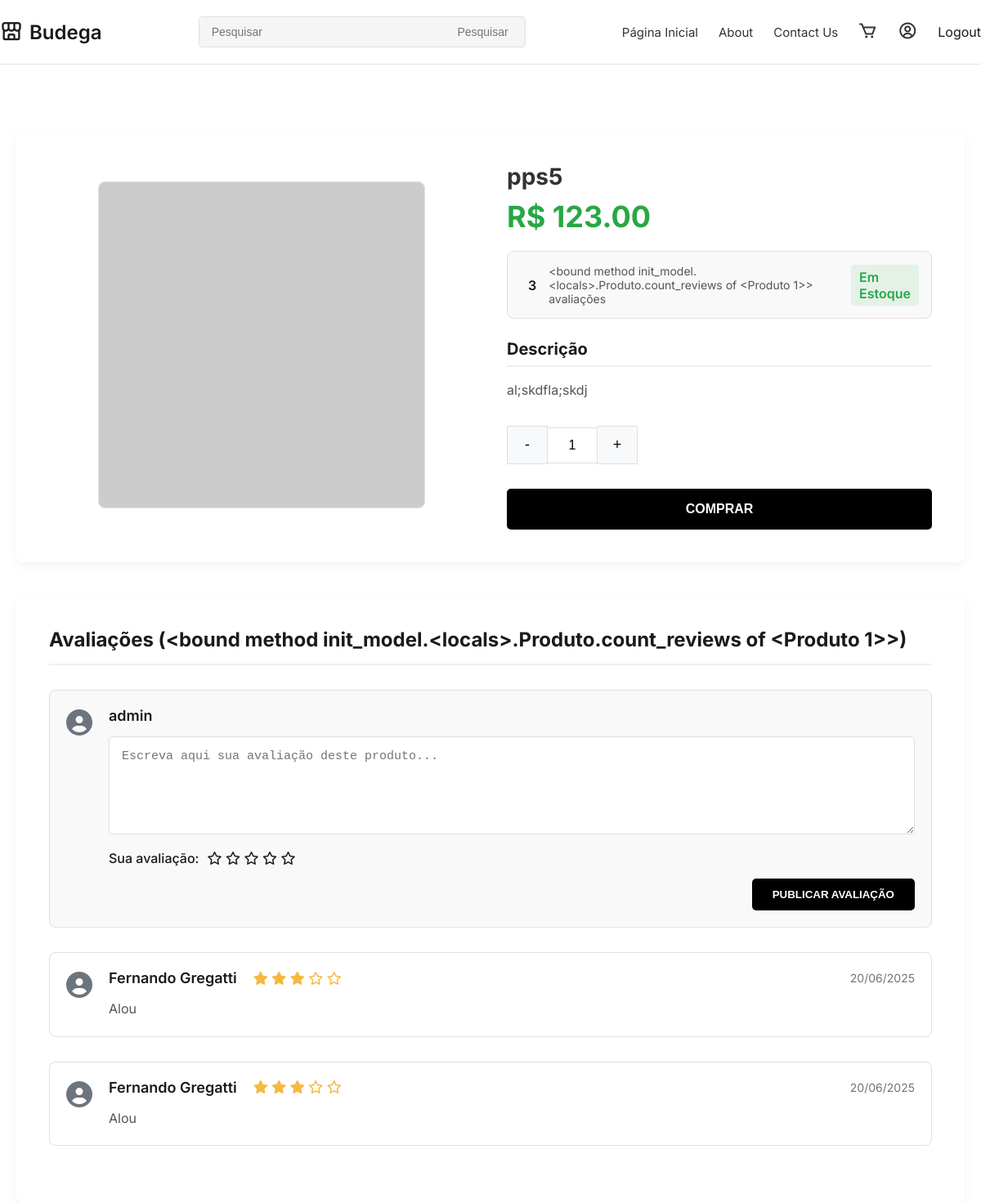
The page /produto/1/ (signed in) on the database its author committed.
### model/model.py (models this page shows, shortened)
    class Produto(db.Model):
        id = db.Column(db.Integer, primary_key=True)
        nome = db.Column(db.String(50), nullable=False)
        descricao = db.Column(db.Text)
        preco = db.Column(db.Numeric(10, 2), nullable=False)
        estoque = db.Column(db.Integer, default=0)
        imagem = db.Column(db.String(200), nullable=True)
        categorias = db.relationship('Categoria', secondary=produto_categoria,
                                    backref=db.backref('produtos', lazy='dynamic'))
        itens_pedido = db.relationship('ItemPedido', backref='produto', lazy=True)
        itens_carrinho = db.relationship('ItemCarrinho', backref='produto', lazy=True)
        reviews = db.relationship('Review', backref='produto', lazy=True)
        def star_rating(self):
            if not self.reviews:
                return 5
            return round(sum(review.nota for review in self.reviews) / len(self.reviews))

    class Review(db.Model):
        id = db.Column(db.Integer, primary_key=True)
        cliente_id = db.Column(db.Integer, db.ForeignKey('cliente.id'), nullable=False)
        produto_id = db.Column(db.Integer, db.ForeignKey('produto.id'), nullable=False)
        nota = db.Column(db.Integer, nullable=False)
        comentario = db.Column(db.Text)
        data = db.Column(db.Date, default=datetime.utcnow)

    class Cliente(db.Model, UserMixin):
        id = db.Column(db.Integer, primary_key=True)
        username = db.Column(db.String(50), unique=True, nullable=False)
        email = db.Column(db.String(120), unique=True, nullable=False)
        senha = db.Column(db.String(200), nullable=False)
        first_name = db.Column(db.String(50), nullable=False)
        last_name = db.Column(db.String(50), nullable=False, default='')
        endereco = db.Column(db.Text)
        telefone = db.Column(db.String(15))
        data_cadastro = db.Column(db.Date, default=datetime.utcnow)
        pedidos = db.relationship('Pedido', backref='cliente', lazy=True)
        carrinho = db.relationship('Carrinho', backref='cliente', uselist=False)
        reviews = db.relationship('Review', backref='cliente', lazy=True)

### views.py (the view)
@view.route('/produto/<int:id>/')
def product(id):
    produto = Produto.query.get_or_404(id)
    comentarios = Review.query.filter_by(produto_id=id).order_by(Review.data.desc()).all()
    return render_template('product.html', produto=produto, comentarios=comentarios)

### app.py (called while the page is built)
@login_manager.user_loader
def load_user(user_id):
    return models['Cliente'].query.get(int(user_id))

@app.context_processor
def inject_user():
    return dict(user=current_user)

### templates/product.html (shortened to what this page needs)
{% include 'header.html' %}
{% include 'navbar.html' %}
<main class="container">
    <section class="product-section">
        <div class="product-image">
            {% if produto.imagem and produto.imagem.url %}
            <img src="{{ produto.imagem.url }}" alt="{{ produto.nome }}">
            {% else %}
            <div style="width: 100%; text-align: center;">
                <img src="https://placehold.co/600x600/f0f0f0/png?text=Sem+Foto" alt="Produto sem foto"
                    style="max-height: 400px;">
            </div>
            {% endif %}
        </div>
        <div class="product-details">
            <h1 class="product-title">{{ produto.nome }}</h1>
            <div class="product-price">R$ {{ '%.2f'|format(produto.preco) }}</div>
            <div class="rating-stock">
                <div class="rating-container">
                    <span class="rating-value">{{ produto.star_rating() }}</span>
                    <a href="#reviews" class="reviews-count">
                        {{ produto.count_reviews }} avaliações
                    </a>
                </div>
                {% if produto.em_estoque %}
                <span class="stock-status in-stock">Em Estoque</span>
                {% else %}
                <span class="stock-status out-of-stock">Fora de Estoque</span>
                {% endif %}
            </div>
            <div class="product-description">
                <h3 class="section-title">Descrição</h3>
                <p>{{ produto.descricao|replace('\n','<br>')|safe }}</p>
            </div>
            <div class="quantity-selector">
                <button class="quantity-btn" id="decrease-btn">-</button>
                <input type="number" id="quantity-input" class="quantity-input" value="1" min="1" max="10">
                <button class="quantity-btn" id="increase-btn">+</button>
            </div>
            <a href="{{ url_for('view.adicionar_ao_carrinho', id=produto.id) }}" class="buy-link">
                <button class="buy-button" {% if not produto.em_estoque %}disabled{% endif %}>
                    {% if produto.em_estoque %}Comprar{% else %}Fora de Estoque{% endif %}
                </button>
            </a>
        </div>
    </section>
    <section id="reviews" class="reviews-section">
        <h2>Avaliações ({{ produto.count_reviews }})</h2>
        {% if current_user.is_authenticated %}
        <form action="{{ url_for('view.adicionar_comentario', id=produto.id) }}" method="post" class="review-form">
            <div class="user-avatar">
                <i class="fas fa-user-circle"></i>
            </div>
            <div class="review-content">
                <div class="review-header">
                    <span class="reviewer-name">{{ current_user.username }}</span>
                </div>
                <textarea name="texto" placeholder="Escreva aqui sua avaliação deste produto..." required></textarea>
                <div class="rating-control">
                    <label for="nota">Sua avaliação:</label>
                    <div class="star-rating-input">
                        {% for i in range(1,6) %}
                        <i class="fa-regular fa-star" data-rating="{{ i }}"></i>
                        {% endfor %}
                    </div>
                </div>
                <button type="submit" class="publish-review-btn">Publicar Avaliação</button>
            </div>
        </form>
        {% endif %}
        {% if comentarios %}
        {% for comentario in comentarios %}
        <div class="review-card">
            <div class="user-avatar">
                <i class="fas fa-user-circle"></i>
            </div>
            <div class="review-content">
                <div class="review-header">
                    <span class="reviewer-name">
                        {{ comentario.cliente.first_name|default(comentario.cliente.username) }}
                    </span>
                    <span class="review-rating">
                        {% for i in range(1,6) %}
                        {% if i <= comentario.nota %}
                        <i class="fas fa-star"></i>
                        {% else %}
                        <i class="fa-regular fa-star"></i>
                        {% endif %}
                        {% endfor %}
                    </span>
                    <span class="review-date">{{ comentario.data.strftime('%d/%m/%Y') }}</span>
                </div>
                <div class="review-text">
                    <p>{{ comentario.comentario|replace('\n','<br>')|safe }}</p>
                </div>
            </div>
        </div>
        {% endfor %}
        {% else %}
        <div class="no-reviews">
            <p>Ainda não há avaliações para este produto. Seja o primeiro a avaliar!</p>
        </div>
        {% endif %}
    </section>
</main>
</body>
</html>

### templates/header.html (style rules this page uses)
* { margin: 0; padding: 0; box-sizing: border-box; }
body { font-family: 'Inter', sans-serif; background-color: #ffffff; color: #1a1a1a; }
.container { max-width: 1300px; margin: 0 auto; padding: 0 20px; }
a { text-decoration: none; color: inherit; }
input[type=number] { -moz-appearance: textfield; }

### templates/product.html (style rules this page uses)
.product-section { display: flex; gap: 40px; margin-top: 40px; background-color: #fff; padding: 40px; border-radius: 8px; box-shadow: 0 4px 12px rgba(0, 0, 0, 0.05); }
.product-image { flex-basis: 50%; text-align: center; display: flex; justify-content: center; align-items: center; }
.product-image img { max-width: 100%; max-height: 500px; border-radius: 8px; border: 1px solid #e0e0e0; object-fit: contain; }
.product-details { flex-basis: 50%; }
.product-title { font-size: 28px; font-weight: 700; margin-bottom: 10px; color: #333; }
.product-price { font-size: 36px; font-weight: 700; color: #28a745; margin-bottom: 20px; }
.rating-stock { display: flex; justify-content: space-between; align-items: center; margin: 20px 0; padding: 15px; border: 1px solid #e0e0e0; border-radius: 8px; background-color: #f9f9f9; }
.rating-container { display: flex; align-items: center; }
.rating-value { font-weight: 600; margin-right: 15px; }
.reviews-count { font-size: 14px; color: #555; }
.stock-status { font-weight: 600; padding: 5px 10px; border-radius: 4px; }
.in-stock { color: #28a745; background-color: rgba(40, 167, 69, 0.1); }
.section-title { font-size: 20px; margin: 25px 0 15px; padding-bottom: 8px; border-bottom: 2px solid #f0f0f0; }
.product-description p { line-height: 1.7; color: #555; font-size: 16px; }
.quantity-selector { display: flex; align-items: center; margin: 30px 0; }
.quantity-btn { background-color: #f8f9fa; border: 1px solid #e0e0e0; padding: 12px 18px; cursor: pointer; font-size: 18px; transition: all 0.2s; width: 50px; text-align: center; }
.quantity-input { width: 60px; text-align: center; border: 1px solid #e0e0e0; border-left: none; border-right: none; padding: 12px 0; font-size: 16px; font-weight: 500; }
.buy-button { width: 100%; padding: 16px; background-color: #000; color: #fff; border: none; border-radius: 5px; font-size: 16px; font-weight: 700; cursor: pointer; text-align: center; text-transform: uppercase; transition: background-color 0.3s; }
.reviews-section { margin-top: 40px; background-color: #fff; padding: 40px; border-radius: 8px; box-shadow: 0 4px 12px rgba(0, 0, 0, 0.05); }
.reviews-section h2 { font-size: 24px; margin-bottom: 30px; padding-bottom: 15px; border-bottom: 2px solid #f0f0f0; }
.review-form, .review-card { display: flex; gap: 20px; margin-bottom: 30px; padding: 20px; border-radius: 8px; }
.review-form { background-color: #f9f9f9; border: 1px solid #e0e0e0; }
.user-avatar { font-size: 32px; color: #6c757d; }
.review-content { flex-grow: 1; }
.review-header { display: flex; align-items: center; gap: 10px; margin-bottom: 15px; }
.reviewer-name { font-weight: 600; font-size: 18px; }
.review-rating { color: #f5b942; margin-left: 10px; font-size: 16px; }
.review-text { color: #555; line-height: 1.6; background-color: #fff; }
.review-form textarea { width: 100%; height: 120px; padding: 15px; border: 1px solid #e0e0e0; border-radius: 5px; resize: vertical; font-size: 15px; }
.rating-control { display: flex; align-items: center; margin: 15px 0; }
.rating-control label { font-weight: 500; margin-right: 10px; }
.publish-review-btn { display: block; margin-left: auto; padding: 12px 25px; background-color: #000; color: #fff; border: none; border-radius: 5px; font-weight: 600; cursor: pointer; text-transform: uppercase; transition: background-color 0.3s; }
.review-card { border: 1px solid #e0e0e0; background-color: #fff; }
.review-date { font-size: 14px; color: #6c757d; margin-left: auto; }

### rows shown on the page
Produto: nome "pps5", preco "123.00", descricao "al;skdfla;skdj"
Review: star_rating "3", cliente.first_name "Fernando Gregatti", data "20/06/2025", comentario "Alou"
Cliente: username "admin"
Review: cliente.first_name "Fernando Gregatti", data "20/06/2025", comentario "Alou"

### other values the page prints
{{ produto.count_reviews }} "<bound method init_model.<locals>.Produto.count_reviews of <Produto 1>>"
